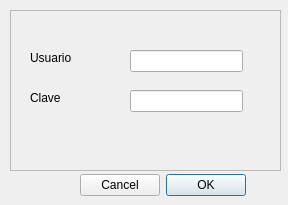
<?xml version="1.0" encoding="UTF-8"?>
<ui version="4.0">
 <class>FormularioSSHcred</class>
 <widget class="QDialog" name="FormularioSSHcred">
  <property name="geometry">
   <rect>
    <x>0</x>
    <y>0</y>
    <width>288</width>
    <height>205</height>
   </rect>
  </property>
  <property name="windowTitle">
   <string>QT6530 - Ingrese Credenciales SSH</string>
  </property>
  <widget class="QDialogButtonBox" name="buttonBox">
   <property name="geometry">
    <rect>
     <x>80</x>
     <y>170</y>
     <width>171</width>
     <height>31</height>
    </rect>
   </property>
   <property name="layoutDirection">
    <enum>Qt::RightToLeft</enum>
   </property>
   <property name="orientation">
    <enum>Qt::Horizontal</enum>
   </property>
   <property name="standardButtons">
    <set>QDialogButtonBox::Cancel|QDialogButtonBox::Ok</set>
   </property>
  </widget>
  <widget class="QFrame" name="frame">
   <property name="geometry">
    <rect>
     <x>10</x>
     <y>10</y>
     <width>271</width>
     <height>161</height>
    </rect>
   </property>
   <property name="frameShape">
    <enum>QFrame::StyledPanel</enum>
   </property>
   <property name="frameShadow">
    <enum>QFrame::Raised</enum>
   </property>
   <widget class="QLineEdit" name="usuario">
    <property name="readOnly">
     <bool>true</bool>
    </property>
    <property name="geometry">
     <rect>
      <x>120</x>
      <y>40</y>
      <width>113</width>
      <height>22</height>
     </rect>
    </property>
   </widget>
   <widget class="QLineEdit" name="clave">
    <property name="geometry">
     <rect>
      <x>120</x>
      <y>80</y>
      <width>113</width>
      <height>22</height>
     </rect>
    </property>
    <property name="echoMode">
     <enum>QLineEdit::Password</enum>
    </property>
   </widget>
   <widget class="QLabel" name="label">
    <property name="geometry">
     <rect>
      <x>20</x>
      <y>40</y>
      <width>49</width>
      <height>16</height>
     </rect>
    </property>
    <property name="text">
     <string>Usuario</string>
    </property>
   </widget>
   <widget class="QLabel" name="label_2">
    <property name="geometry">
     <rect>
      <x>20</x>
      <y>80</y>
      <width>49</width>
      <height>16</height>
     </rect>
    </property>
    <property name="text">
     <string>Clave</string>
    </property>
   </widget>
  </widget>
 </widget>
 <resources/>
 <connections>
  <connection>
   <sender>buttonBox</sender>
   <signal>accepted()</signal>
   <receiver>FormularioSSHcred</receiver>
   <slot>accept()</slot>
   <hints>
    <hint type="sourcelabel">
     <x>248</x>
     <y>254</y>
    </hint>
    <hint type="destinationlabel">
     <x>157</x>
     <y>274</y>
    </hint>
   </hints>
  </connection>
  <connection>
   <sender>buttonBox</sender>
   <signal>rejected()</signal>
   <receiver>FormularioSSHcred</receiver>
   <slot>reject()</slot>
   <hints>
    <hint type="sourcelabel">
     <x>316</x>
     <y>260</y>
    </hint>
    <hint type="destinationlabel">
     <x>286</x>
     <y>274</y>
    </hint>
   </hints>
  </connection>
 </connections>
</ui>
